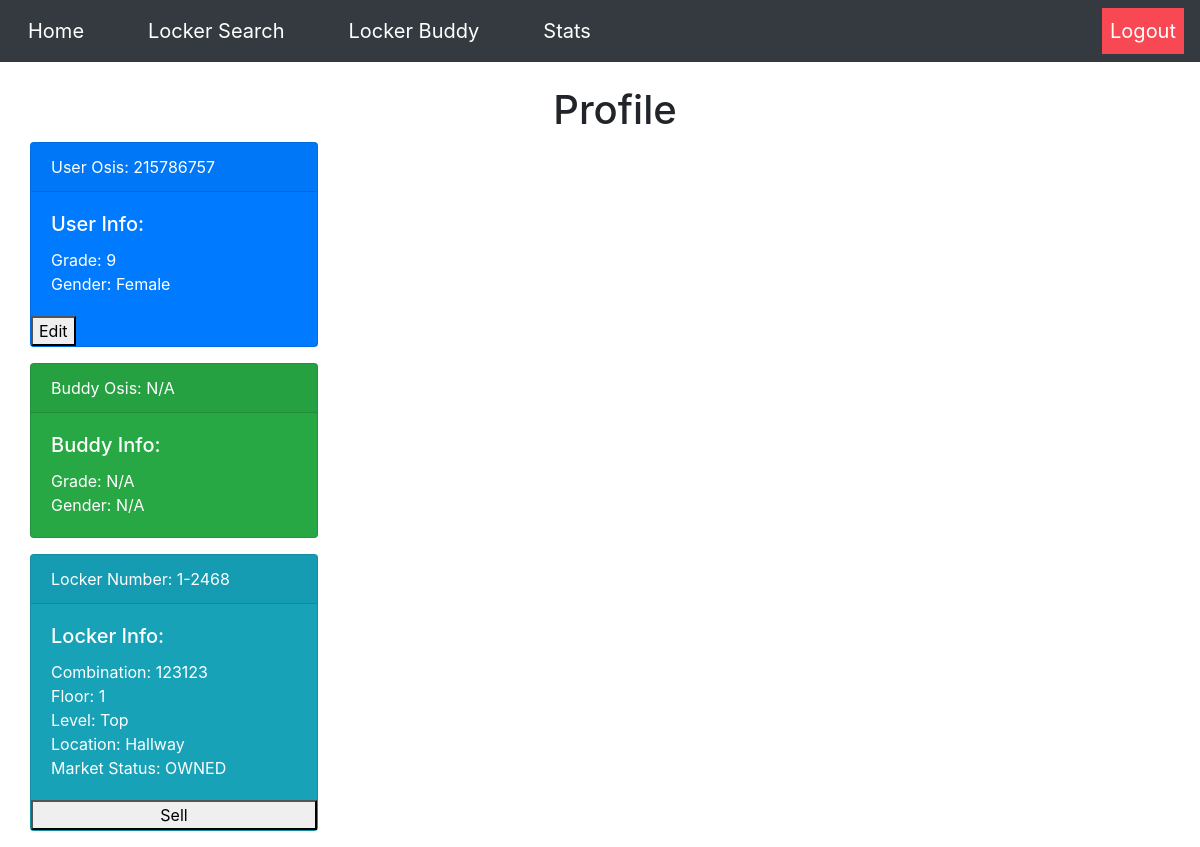
Page /home (signed in) on the earlier database version.
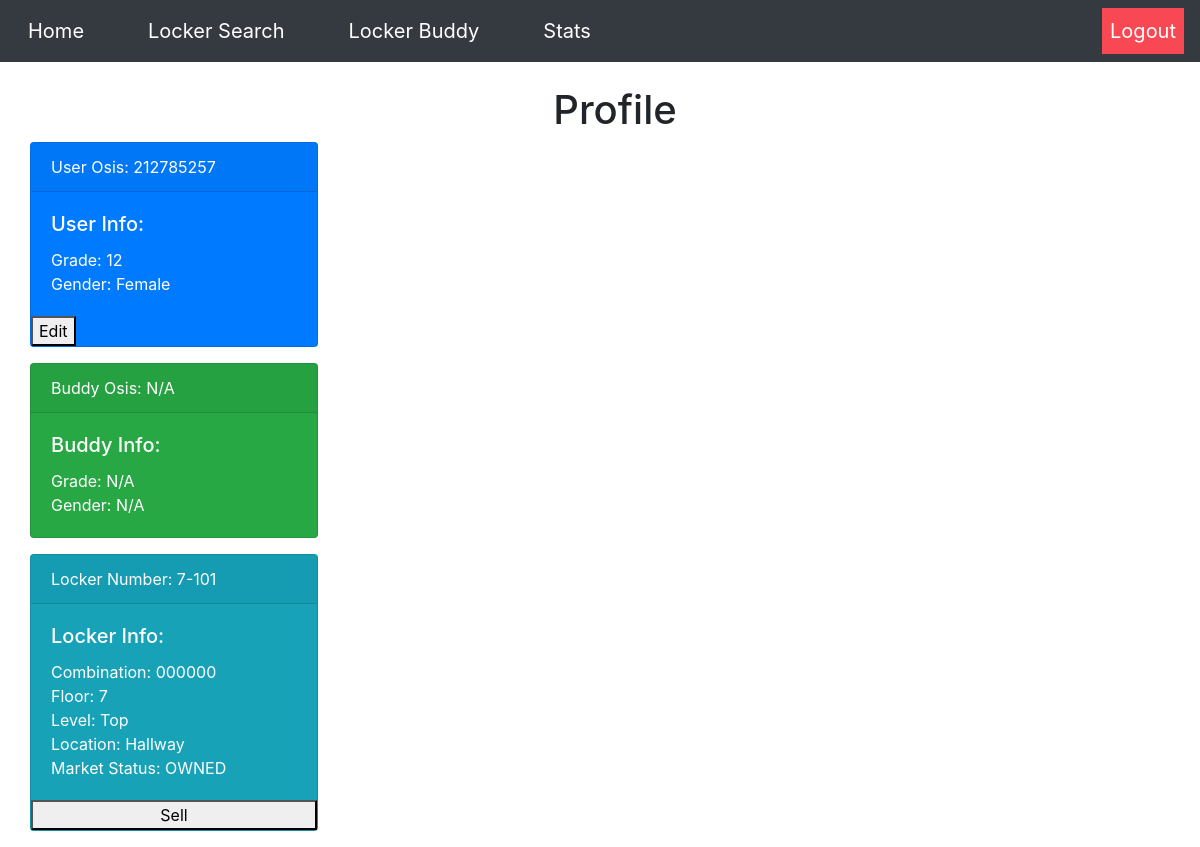
Same page on the later database version.
### tables this page shows
CREATE TABLE user_tbl (osis INT, password TEXT, locker INT, grade INT, buddy INT, survey TEXT, history TEXT, gender TEXT);

CREATE TABLE locker_tbl (locker INT, owner TEXT, combo TEXT, floor INT, level INT, location TEXT, status TEXT);

### __init__.py (the view)
@app.route("/home")
@login_required
def profile():
    user = db_manager.getUserInfo(session['osis'])
    buddy = ["N/A","N/A","N/A","N/A","N/A","N/A","N/A","N/A"]
    if len(user[4]) != 0:
        buddy = db_manager.getUserInfo(user[4])
    locker = db_manager.getLockerInfo(user[2])
    transactions = []
    if user[6] != '':
        transactions = user[6].split(",")
        for id in transactions:
            request=db_manager.getTransactionInfo(id)
            if len(request)>0:
                transactions.append(request)
    return render_template("home.html", heading="Profile", user=user, buddy=buddy, locker=locker, transactions=transactions)

### __init__.py (called while the page is built)
def login_required(f):
    @wraps(f)
    def dec(*args, **kwargs):
        if 'osis' in session:
            return f(*args, **kwargs)
        flash('You must be logged in to view this page!', 'alert-danger')
        return redirect('/')
    return dec

### db_builder.py (called while the page is built)
def execmany(cmd, inputs):
    db = sqlite3.connect(DB_FILE)
    c = db.cursor()
    output = c.execute(cmd, inputs)
    db.commit()
    return output

### db_manager.py (called while the page is built)
def getUserInfo(osis):
    q = "SELECT * from user_tbl WHERE osis=?"
    inputs = (osis,)
    data = execmany(q, inputs).fetchone()
    info = [data[0],data[1],data[2],data[3],data[4],data[5],data[6],data[7]]
    return info

def getLockerInfo(locker):
    q = "SELECT * from locker_tbl WHERE locker=?"
    inputs = (locker,)
    data = execmany(q, inputs).fetchone()
    info = [data[0],data[1],data[2],data[3],data[4],data[5],data[6]]
    return info

### templates/home.html (shortened to what this page needs)
{% extends "base.html" %}
{% block body %}
<div class="card text-white bg-primary mb-3" style="max-width: 18rem;">
  <div class="card-header">User Osis: {{user[0]}}</div>
  <div class="card-body">
    <h5 class="card-title">User Info:</h5>
    <p class="card-text">Grade: {{user[3]}} <br> Gender: {{user[7]}}</p>
  </div>
  <form action="/editprof">
    <button type="submit">Edit</button>
  </form>
</div>
<div class="card text-white bg-success mb-3" style="max-width: 18rem;">
  <div class="card-header">Buddy Osis: {{buddy[0]}}</div>
  <div class="card-body">
    <h5 class="card-title">Buddy Info:</h5>
    <p class="card-text">Grade: {{buddy[3]}} <br> Gender: {{buddy[7]}}</p>
  </div>
</div>
<div class="card text-white bg-info mb-3" style="max-width: 18rem;">
  <div class="card-header">Locker Number: {{locker[3]}}-{{locker[0]}}</div>
  <div class="card-body">
    <h5 class="card-title">Locker Info:</h5>
    <p class="card-text">Combination: {{locker[2]}} <br> Floor: {{locker[3]}} <br> Level: {{locker[4]}} <br> Location: {{locker[5]}} <br> Market Status: {{locker[6]}}</p>
  </div>
  <button>Sell</button>
</div>
  {% endblock %}

### templates/base.html (shortened to what this page needs)
<!DOCTYPE html>
<html>
    <head>
        <link rel="stylesheet" href="https://stackpath.bootstrapcdn.com/bootstrap/4.3.1/css/bootstrap.min.css">
    </head>
    <body>
      <nav class="navbar navbar-expand-lg navbar-dark bg-dark" style="margin-left: -50px;">
				    <div class="collapse navbar-collapse" id="navbarSupportedContent">
				        <ul class="navbar-nav">
				            <li class="nav-item active px-4">
				                <a class="nav-link" href="/home" style="font-size:20px;">Home</a>
				            </li>
				        </ul>
								<ul class="navbar-nav">
				            <li class="nav-item active px-4">
				                <a class="nav-link" href="/locker" style="font-size:20px;">Locker Search</a>
				            </li>
				        </ul>
								<ul class="navbar-nav">
				            <li class="nav-item active px-4">
				                <a class="nav-link" href="/buddy" style="font-size:20px;">Locker Buddy</a>
				            </li>
				        </ul>
								<ul class="navbar-nav">
				            <li class="nav-item active px-4">
				                <a class="nav-link" href="/stats" style="font-size:20px;">Stats</a>
				            </li>
				        </ul>
				        <ul class="navbar-nav ml-auto">
										<li class="nav-item navbar-right">
				                <a class="nav-link text-white" href="/logout" style="font-size:20px; background-color:#f84854;"> Logout </a>
				            </li>
				        </ul>
				    </div>
				</nav>
        <br>
        <center><h1>{{heading}}</h1></center>
        {% block body %}
        {% endblock %}
    </body>
</html>

### templates/base.html (style rules this page uses)
body { margin-left: 30px; }

Differences in the rows shown:
changed user_tbl "Female": osis "215786757" → "212785257"; grade "9" → "12"
changed locker_tbl "Top": floor "1" → "7"; locker "2468" → "101"; combo "123123" → "000000"
